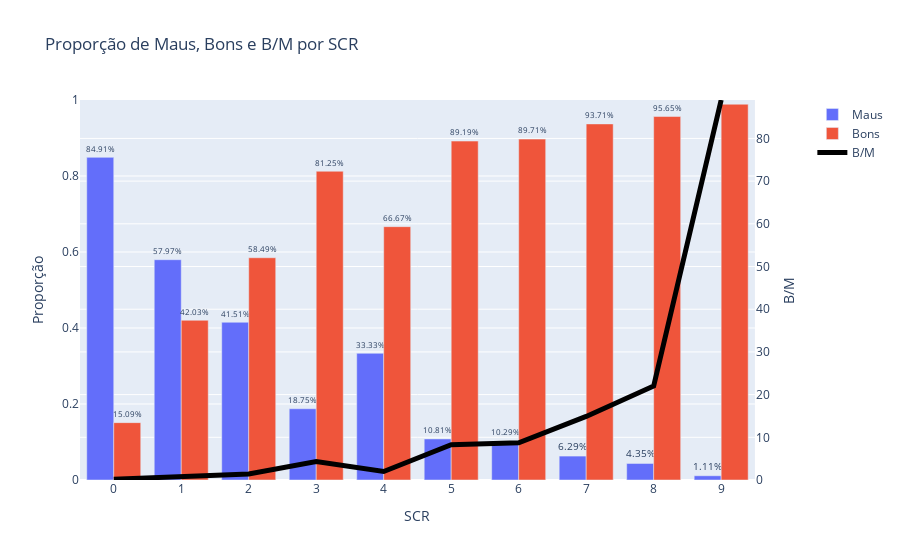

The code cell stored with this chart in its notebook:
### Code cell
display(analyzer_2.tab_dist_client_classe(train=False))

analyzer_2.plot_estabilidade(train = False)

### Figure 1 — Plotly figure (JSON) as saved in the notebook; plotly's stock layout.template omitted (floating-point values rounded to 4 significant figures)
{"data": [{"name": "Maus", "text": ["84.91%", "57.97%", "41.51%", "18.75%", "33.33%", "10.81%", "10.29%", "6.29%", "4.35%", "1.11%"], "textposition": "outside", "type": "bar", "x": [0, 1, 2, 3, 4, 5, 6, 7, 8, 9], "xaxis": "x", "y": [0.8491, 0.5797, 0.4151, 0.1875, 0.3333, 0.1081, 0.1029, 0.06294, 0.04348, 0.01111], "yaxis": "y"}, {"name": "Bons", "text": ["15.09%", "42.03%", "58.49%", "81.25%", "66.67%", "89.19%", "89.71%", "93.71%", "95.65%", "98.89%"], "textposition": "outside", "type": "bar", "x": [0, 1, 2, 3, 4, 5, 6, 7, 8, 9], "xaxis": "x", "y": [0.1509, 0.4203, 0.5849, 0.8125, 0.6667, 0.8919, 0.8971, 0.9371, 0.9565, 0.9889], "yaxis": "y"}, {"line": {"color": "black", "width": 5}, "mode": "lines", "name": "B/M", "type": "scatter", "x": [0, 1, 2, 3, 4, 5, 6, 7, 8, 9], "xaxis": "x", "y": [0.1778, 0.725, 1.409, 4.333, 2, 8.25, 8.714, 14.89, 22, 89], "yaxis": "y2"}], "layout": {"barmode": "group", "title": {"text": "Proporção de Maus, Bons e B/M por SCR"}, "xaxis": {"anchor": "y", "domain": [0, 0.94], "tickmode": "array", "ticktext": ["0", "1", "2", "3", "4", "5", "6", "7", "8", "9"], "tickvals": [0, 1, 2, 3, 4, 5, 6, 7, 8, 9], "title": {"text": "SCR"}}, "yaxis": {"anchor": "x", "domain": [0, 1], "range": [0, 1], "title": {"text": "Proporção"}}, "yaxis2": {"anchor": "x", "overlaying": "y", "range": [0, 89], "side": "right", "title": {"text": "B/M"}}}}
